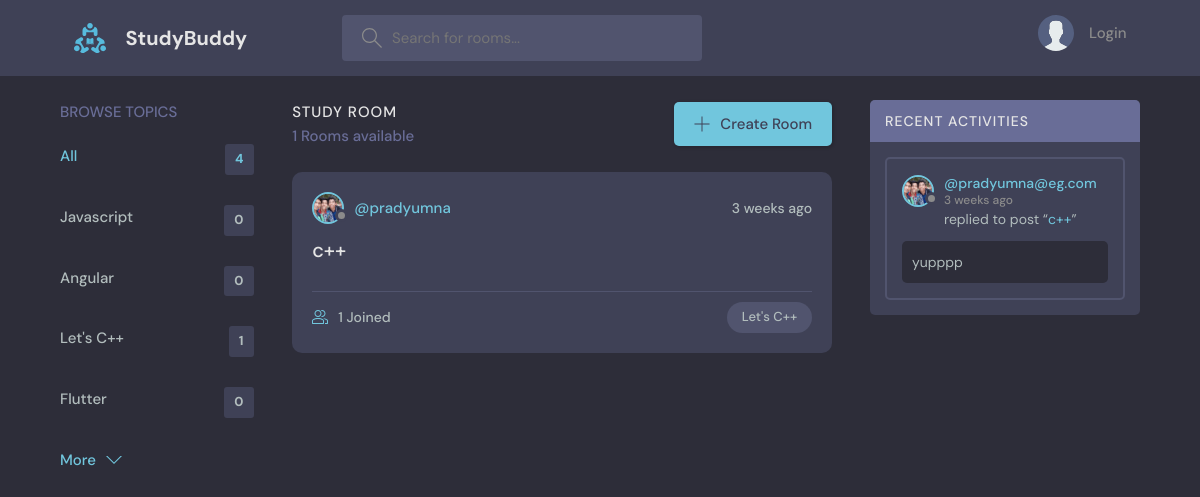
The page / on the database its author committed.
### base/models.py (models this page shows, shortened)
class Topic(models.Model):
    name = models.CharField(max_length=200)

class Room(models.Model):
    host = models.ForeignKey(User, on_delete=models.SET_NULL, null=True)
    topic = models.ForeignKey(Topic, on_delete=models.SET_NULL, null=True)
    name = models.CharField(max_length=200)
    description = models.TextField(null = True, blank=True)
    participants = models.ManyToManyField(User, related_name='participants', blank=True)
    updated = models.DateTimeField(auto_now=True)
    created = models.DateTimeField(auto_now_add=True)
    class Meta:
        ordering = ['-updated', '-created']
    def __str__(self):
        return self.name

class User(AbstractUser):
    name = models.CharField(max_length=200, null=True)
    email = models.EmailField(unique=True, null=True)
    bio = models.TextField(null=True)
    avatar = models.ImageField(null=True, default="avatar.svg")
    USERNAME_FIELD = 'email'
    REQUIRED_FIELDS = []

class Message(models.Model):
    user = models.ForeignKey(User, on_delete=models.CASCADE)
    room = models.ForeignKey(Room, on_delete=models.CASCADE)
    body = models.TextField()
    updated = models.DateTimeField(auto_now=True)
    created = models.DateTimeField(auto_now_add=True)
    class Meta:
        ordering = ['-updated', '-created']

### base/views.py (the view)
# urls.py: path('', views.home, name='home'),
def home(request):
    q = request.GET.get('q') if request.GET.get('q')!=None else ''
    rooms = Room.objects.filter(
            Q(topic__name__icontains=q) |
            Q(name__icontains=q) |
            Q(description__icontains=q)
            )
    topics = Topic.objects.all()[0:5]
    room_count = rooms.count()
    room_messages = Message.objects.filter(Q(room__topic__name__icontains=q)
                                                )
    context =  {'rooms': rooms, 'topics': topics,
                'room_count': room_count,
                'room_messages': room_messages
                }
    return render(request, 'base/home.html', context)

### base/templates/base/home.html (shortened to what this page needs)
{% extends 'main.html' %}
{% block content %}
    <main class="layout layout--3">
      <div class="container">
        {% include 'base/topic_component.html' %}
        <div class="roomList">
          <div class="roomList__header">
            <div>
              <h2>Study Room</h2>
              <p>{{room_count}} Rooms available</p>
            </div>
            <a class="btn btn--main" href="{% url 'create-room' %}">
              <svg version="1.1" xmlns="http://www.w3.org/2000/svg" width="32" height="32" viewBox="0 0 32 32">
                <title>add</title>
                <path
                  d="M16.943 0.943h-1.885v14.115h-14.115v1.885h14.115v14.115h1.885v-14.115h14.115v-1.885h-14.115v-14.115z"
                ></path>
              </svg>
              Create Room
            </a>
          </div>
        {% include 'base/feed_component.html' %}
        </div>
          {% include 'base/activity_component.html' %}
      </div>
    </main>
{% endblock %}

### base/templates/base/topic_component.html
<div class="topics">
    <div class="topics__header">
      <h2>Browse Topics</h2>
    </div>
    <ul class="topics__list">
      <li>
        <a href="{% url 'home' %}" class="active">All <span>{{topics.count}}</span></a>
      </li>
      {% for topic in topics %}
      <li>
        <a href="{%url 'home'%}?q={{topic.name}}">{{topic.name}} <span>{{topic.room_set.all.count}}</span></a>
      </li>
      {% endfor %}
    </ul>
    <a class="btn btn--link" href="{% url 'topics' %}">
      More
      <svg version="1.1" xmlns="http://www.w3.org/2000/svg" width="32" height="32" viewBox="0 0 32 32">
        <title>chevron-down</title>
        <path d="M16 21l-13-13h-3l16 16 16-16h-3l-13 13z"></path>
      </svg>
    </a>
  </div>

### base/templates/base/feed_component.html (shortened to what this page needs)
{% for room in rooms %}
<div class="roomListRoom">
    <div class="roomListRoom__header">
      <a href="{% url 'user-profile' room.host.id %}" class="roomListRoom__author">
        <div class="avatar avatar--small">
          <img src="{{room.host.avatar.url}}" />
        </div>
        <span>@{{room.host.username}}</span>
      </a>
      <div class="roomListRoom__actions">
        <span>{{room.created|timesince}} ago</span>
      </div>
    </div>
    <div class="roomListRoom__content">
      <a href="{% url 'room' room.id %}">{{room.name}}</a>
    </div>
    <div class="roomListRoom__meta">
      <a href="{% url 'room' room.id %}" class="roomListRoom__joined">
        {{room.participants.all.count}} Joined
      </a>
      <p class="roomListRoom__topic">{{room.topic.name}}</p>
    </div>
</div>
{% endfor %}

### base/templates/base/activity_component.html (shortened to what this page needs)
<div class="activities">
        <div class="activities__header">
          <h2>Recent Activities</h2>
        </div>
        {% for message in room_messages %}
        <div class="activities__box">
          <div class="activities__boxHeader roomListRoom__header">
            <a href="{% url 'user-profile' message.user.id %}" class="roomListRoom__author">
              <div class="avatar avatar--small">
                <img src="{{message.user.avatar.url}}" />
              </div>
              <p>
                @{{message.user}}
                <span>{{message.created|timesince}} ago</span>
              </p>
            </a>
          </div>
          <div class="activities__boxContent">
            <p>replied to post “<a href="{% url 'room' message.room.id %}">{{message.room}}</a>”</p>
            <div class="activities__boxRoomContent">
              {{message.body}}
            </div>
          </div>
        </div>
        {% endfor %}
      </div>

### rows shown on the page
Topic: name "Javascript", room_set.all.count "0"
Topic: name "Angular", room_set.all.count "0"
Topic: name "Let's C++", room_set.all.count "1"
Topic: name "Flutter", room_set.all.count "0"
Room: host.avatar (picture), host.username "pradyumna", created "3 weeks", name "c++", participants.all.count "1", topic.name "Let's C++"
Message: user.avatar (picture), user "pradyumna@eg.com", created "3 weeks", room "c++", body "yupppp"

### other values the page prints
{{ topics.count }} "4"
{{ room_count }} "1"
